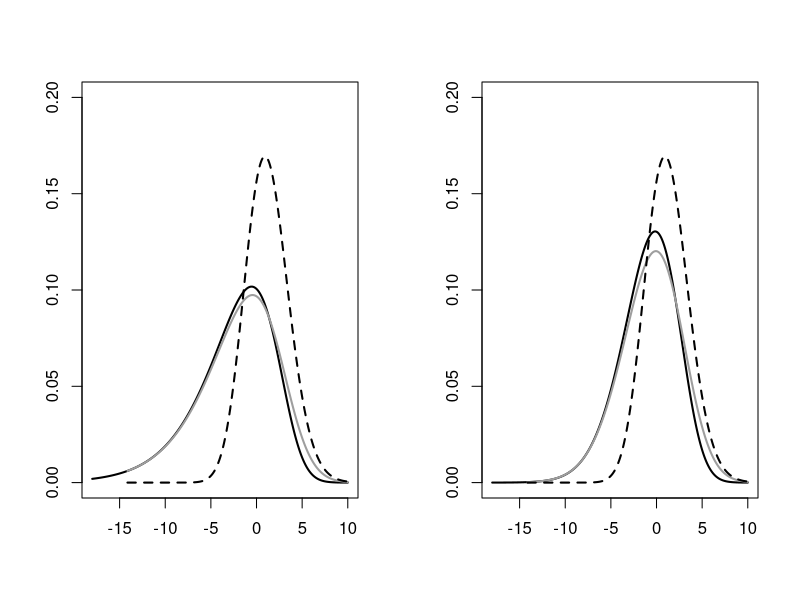

Generate this figure with R:
Posterior_density = function(theta0, y, model, gamma, n, llim = 0){
  
  # z value
  z = theta0^2*sqrt(n)*(1/theta0 - y)
  
  # Selection threshold for exponential model
  t = 1/theta0
  
  # Log-prior for exponential model
  log_prior = function(theta) dgamma(theta, shape = 1, rate = 0.01, log = T)
  
  # Log-selection probability
  log_phi = function(theta){
    if (model == "normal"){
      return(pnorm(theta/sqrt(theta0^2 + gamma^2*theta0^4), log.p = T))
    }
    else if (model == "exponential"){
      integrand = Vectorize(function(w) exp(dnorm(w, sd = gamma/sqrt(n), log = T) + pgamma(t - w, shape = n, rate = max(1e-6, n*theta), log.p = T)))
      return(log(integrate(integrand, -10*gamma/sqrt(n), 10*gamma/sqrt(n))$value))
    }
  }
  
  # Compute posterior PDF
  if (model == "normal"){
    post_u = Vectorize(function(theta) exp(dnorm(z, mean = theta, sd = theta0, log = T) - log_phi(theta)))
    K = integrate(post_u, -300, 10)$value
    post = Vectorize(function(theta) post_u(theta)/K)
  } else if (model == "exponential"){
    post_u = Vectorize(function(theta) exp(log_prior(theta) + dgamma(y, shape = n, rate = max(1e-6, n*theta), log = T) - log_phi(theta)))
    K = integrate(post_u, llim, 5)$value
    post = Vectorize(function(h) post_u(theta0 + h/sqrt(n))/(sqrt(n)*K))
  }
  
  return(sapply(grid, post))
  
}

# Plot
pdf("Posterior_densities.pdf", width = 8, height = 4)
grid = seq(-18, 10, length.out = 1e4)
par(mfrow = c(1, 2))
par(cex = 1)
n = 50
plot(grid, Posterior_density(theta0 = 2, y = 0.45, gamma = 0.01, n = n, model = "normal"), type = "l", lty = 1, main = "", xlab = "", ylab = "", ylim = c(0, 0.2), lwd = 2) 
lines(grid, Posterior_density(theta0 = 2, y = 0.45, gamma = 0.01, n = n, model = "exponential"), lty = 1, col = 8, lwd = 2) 
lines(grid, Posterior_density(theta0 = 2, y = 0.45, gamma = 1, n = n, model = "exponential"), lty = 2, lwd = 2) 
plot(grid, Posterior_density(theta0 = 2, y = 0.45, gamma = 1/5, n = n, model = "normal"), type = "l", lty = 1, main = "", xlab = "", ylab = "", ylim = c(0, 0.2), lwd = 2) 
lines(grid, Posterior_density(theta0 = 2, y = 0.45, gamma = 1/5, n = n, model = "exponential"), lty = 1, col = 8, lwd = 2) 
lines(grid, Posterior_density(theta0 = 2, y = 0.45, gamma = 1, n = n, model = "exponential"), lty = 2, lwd = 2) 
dev.off()
